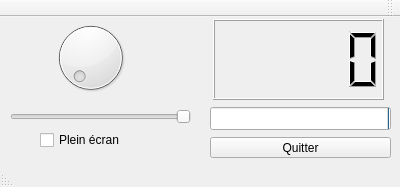
<?xml version="1.0" encoding="UTF-8"?>
<ui version="4.0">
 <class>FenetrePrincipale</class>
 <widget class="QMainWindow" name="FenetrePrincipale">
  <property name="geometry">
   <rect>
    <x>0</x>
    <y>0</y>
    <width>400</width>
    <height>187</height>
   </rect>
  </property>
  <property name="windowTitle">
   <string>FenetrePrincipale</string>
  </property>
  <property name="layoutDirection">
   <enum>Qt::RightToLeft</enum>
  </property>
  <widget class="QWidget" name="centralWidget">
   <widget class="QPushButton" name="pushButton">
    <property name="geometry">
     <rect>
      <x>210</x>
      <y>120</y>
      <width>181</width>
      <height>21</height>
     </rect>
    </property>
    <property name="text">
     <string>Quitter</string>
    </property>
   </widget>
   <widget class="QCheckBox" name="pleinEcran">
    <property name="geometry">
     <rect>
      <x>40</x>
      <y>110</y>
      <width>101</width>
      <height>26</height>
     </rect>
    </property>
    <property name="layoutDirection">
     <enum>Qt::LeftToRight</enum>
    </property>
    <property name="text">
     <string>Plein écran</string>
    </property>
   </widget>
   <widget class="QSlider" name="horizontalSlider">
    <property name="enabled">
     <bool>true</bool>
    </property>
    <property name="geometry">
     <rect>
      <x>10</x>
      <y>90</y>
      <width>181</width>
      <height>20</height>
     </rect>
    </property>
    <property name="layoutDirection">
     <enum>Qt::RightToLeft</enum>
    </property>
    <property name="tracking">
     <bool>true</bool>
    </property>
    <property name="orientation">
     <enum>Qt::Horizontal</enum>
    </property>
   </widget>
   <widget class="QProgressBar" name="progressBar">
    <property name="geometry">
     <rect>
      <x>210</x>
      <y>90</y>
      <width>181</width>
      <height>23</height>
     </rect>
    </property>
    <property name="value">
     <number>0</number>
    </property>
    <property name="format">
     <string>Valeur reçue : %p%</string>
    </property>
   </widget>
   <widget class="QDial" name="dial">
    <property name="geometry">
     <rect>
      <x>40</x>
      <y>0</y>
      <width>101</width>
      <height>81</height>
     </rect>
    </property>
   </widget>
   <widget class="QLCDNumber" name="lcdNumber">
    <property name="geometry">
     <rect>
      <x>213</x>
      <y>2</y>
      <width>171</width>
      <height>81</height>
     </rect>
    </property>
   </widget>
  </widget>
  <widget class="QToolBar" name="mainToolBar">
   <attribute name="toolBarArea">
    <enum>TopToolBarArea</enum>
   </attribute>
   <attribute name="toolBarBreak">
    <bool>false</bool>
   </attribute>
  </widget>
  <widget class="QStatusBar" name="statusBar"/>
 </widget>
 <layoutdefault spacing="6" margin="11"/>
 <resources/>
 <connections/>
</ui>
